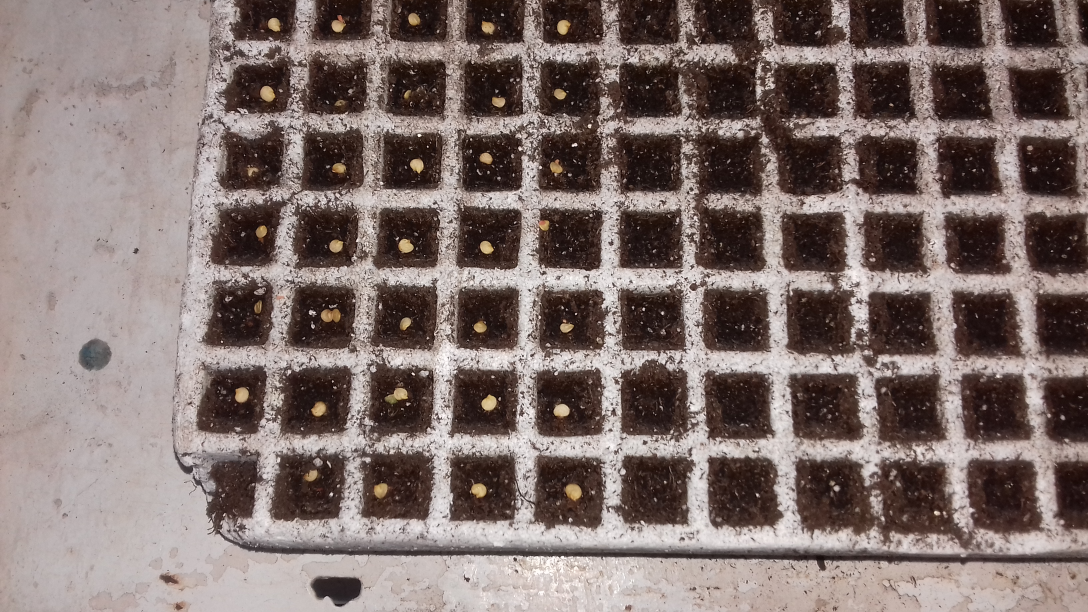
#> input picture seed1.jpg, 3264 x 1836 px (shown at 1/3 size)
$ python otsu.py --image seed1.jpg   (Python 2 division)   (older library calls are emulated)
#> lines starting #> are read from the running program, lines starting #| are printed output that depends on the picture; after the words box and inside, x2 and y2 are one past the last pixel; in counts of white or black regions, pixels touching at a corner belong together
import numpy as np
import argparse
import cv2
# construct the argument parse and parse the arguments
ap = argparse.ArgumentParser()
ap.add_argument("-i", "--image", help = "path to the image")
args = vars(ap.parse_args())

# load the image
image = cv2.imread(args["image"])
#> image is the input picture: shape (1836, 3264, 3); mean B, G, R 108.2, 111.9, 127.2
#image = cv2.imread("seed1.jpg")
image = cv2.resize(image, (0,0), fx=0.3, fy=0.3)
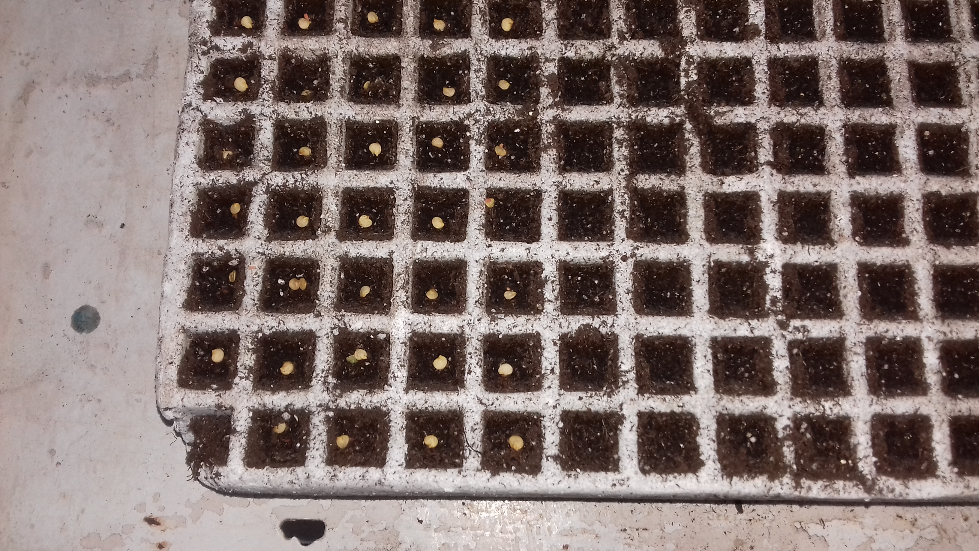
#> image: shape (551, 979, 3); mean B, G, R 108.2, 111.9, 127.2
#image = cv2.cvtColor(image, cv2.COLOR_BGR2GRAY)
hsv = cv2.cvtColor(image, cv2.COLOR_BGR2HSV)
#> hsv: shape (551, 979, 3); mean H, S, V 15.4, 61.4, 127.2

blur = cv2.GaussianBlur(image, (5,5), 0)
seedCnt = 0

low_hsv = np.array([18,59,120])
high_hsv = np.array([180,255,255])
mask = cv2.inRange(hsv, low_hsv, high_hsv)
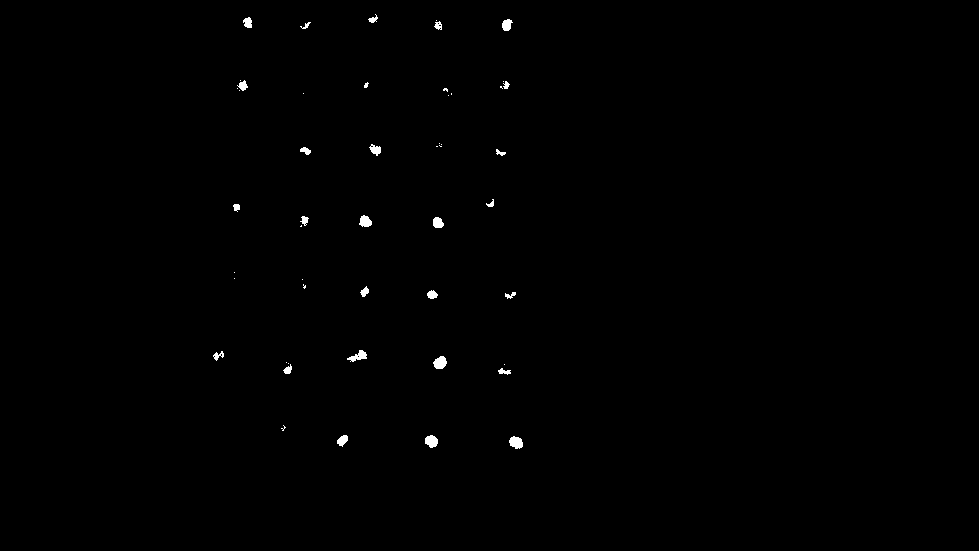
#> mask: shape (551, 979); 0.35% white; 50 white regions (24 under 20 px)
kernel = np.ones((1,1), np.uint8)
mask = cv2.erode(mask, kernel, iterations = 1)
res = cv2.bitwise_and(image, image, mask=mask)
contours, h, d = cv2.findContours(mask, 1,2)
#> h = 58 contours, 33 with area under 20; largest, box (x1, y1, x2, y2) and area: (433, 356, 447, 369) 114, (509, 436, 523, 449) 114, (425, 435, 438, 448) 108, (359, 215, 372, 227) 95, (347, 350, 367, 362) 94; d = 58 rows, first 6: [1, -1, -1, -1], [2, 0, -1, -1], [3, 1, -1, -1], [4, 2, -1, -1], [5, 3, -1, -1], [6, 4, -1, -1]
for cnt in h:
    M = cv2.moments(cnt)
    area = cv2.contourArea(cnt)
    if area > 30:
        cx = int(M['m10']/M['m00'])
        cy = int(M['m01']/M['m00'])
        cv2.circle(image, (cx,cy), 5, (0,55,200))
        cv2.circle(res, (cx,cy), 5, (0,55,200))
        seedCnt += 1
#> this loop made 58 passes
#> (area, cx, cy) on passes 1, 2, 3, 5, 7, 10, 14, 15, 17, 18, 25, 26: (114, 515, 442), (107.5, 431, 440), (70.5, 342, 439), (36, 503, 371), (39.5, 287, 369), (114.5, 439, 362), (39, 217, 355), (94.5, 358, 355), (56.5, 431, 294), (44, 364, 291), (81, 437, 222), (37.5, 304, 219)
#> area on passes 16, 28, 29, 30, 46, 58: 26, 29, 20.5, 23.5, 22.5, 29
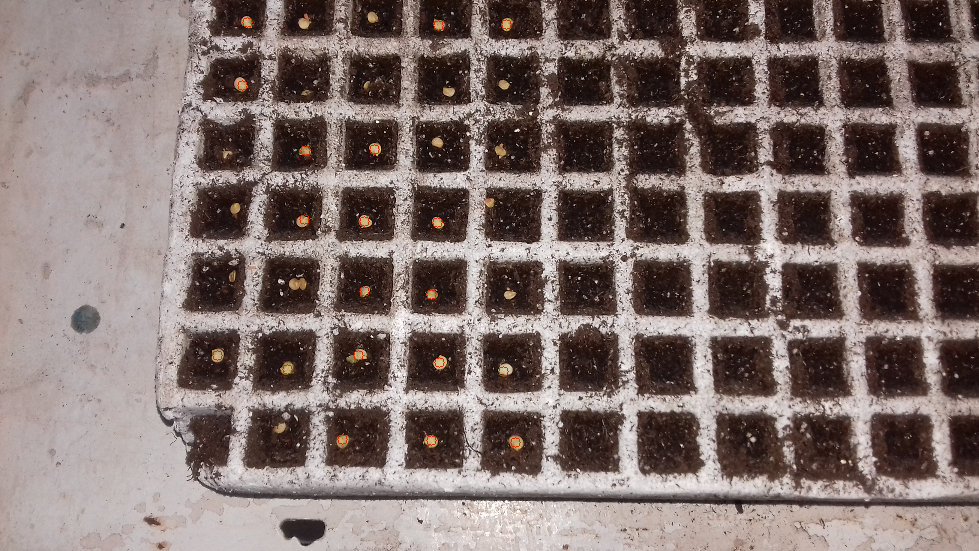
#> image: shape (551, 979, 3); 0.1% of pixels changed, all inside (x1, y1, x2, y2) = (212, 17, 521, 448)
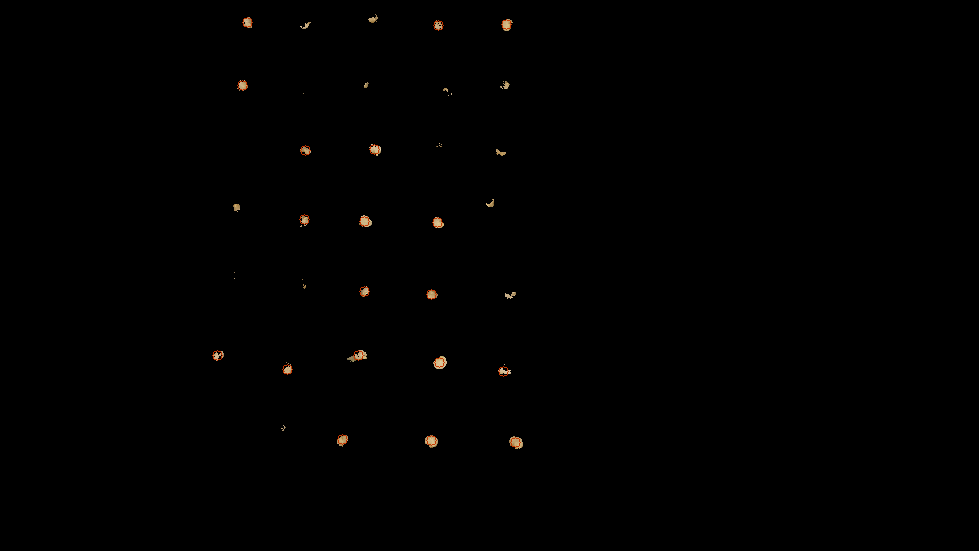
#> res: shape (551, 979, 3); mean B, G, R 0.3, 0.5, 0.8
#> after the loop, seedCnt = 19


cv2.imshow('mask', mask)
cv2.imshow('original', image)
cv2.imshow('res', res)

print seedCnt
#| 19
cv2.waitKey(0)

$ run again, with seed2.jpg copied over seed1.jpg
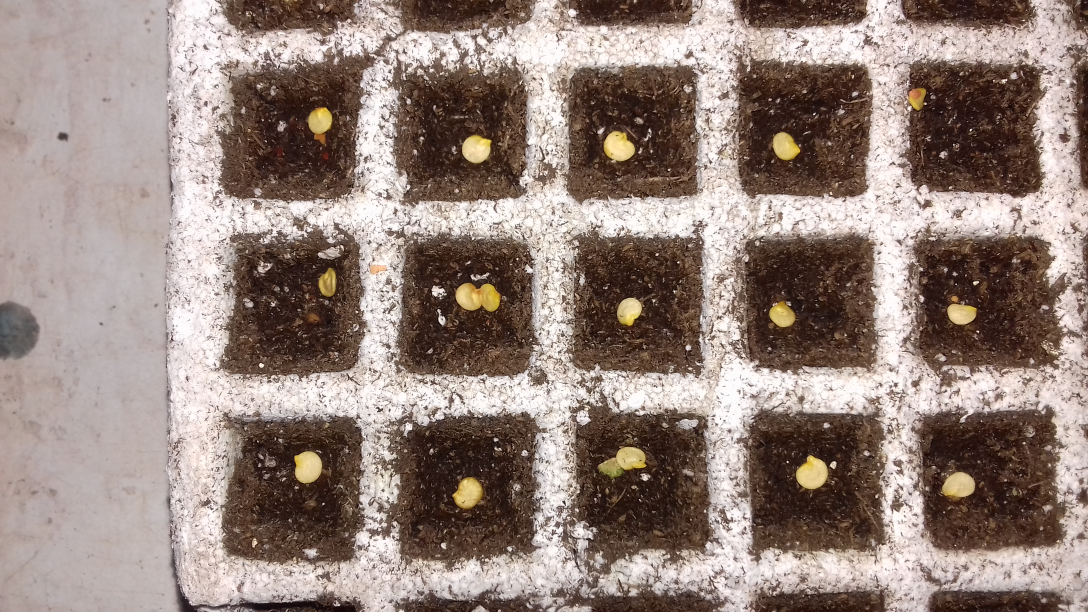
#> input picture seed2.jpg, 3264 x 1836 px (shown at 1/3 size)
#> image is the input picture: shape (1836, 3264, 3); mean B, G, R 123.1, 131, 148.5
#> hsv: shape (551, 979, 3); mean H, S, V 16, 68.5, 148.4
#> `mask = cv2.inRange(hsv, low_hsv, high_hsv)`:
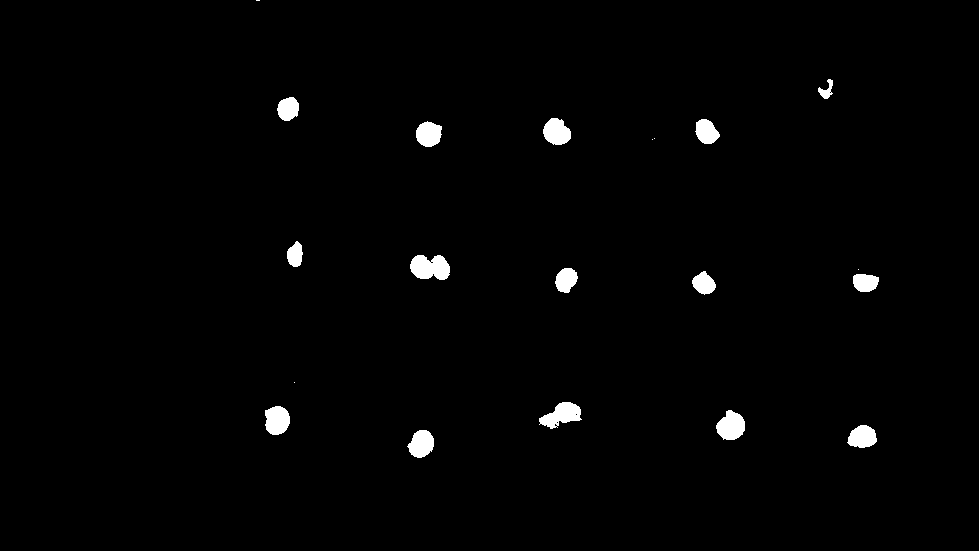
#> mask: shape (551, 979); 1.4% white; 20 white regions (5 under 20 px)
#> h = 25 contours, 10 with area under 20; largest, box (x1, y1, x2, y2) and area: (410, 255, 450, 280) 730, (539, 402, 582, 429) 612, (716, 410, 745, 440) 587, (265, 406, 290, 435) 544, (543, 118, 571, 145) 526; d = 25 rows, first 6: [1, -1, -1, -1], [2, 0, -1, -1], [3, 1, -1, -1], [4, 2, -1, -1], [5, 3, -1, -1], [6, 4, -1, -1]
#> the loop `for cnt in h:` made 25 passes
#> (area, cx, cy) on passes 1, 2, 6, 7, 8, 10, 11, 13: (505.5, 421, 443), (475, 862, 436), (587, 730, 425), (543.5, 276, 419), (612.5, 561, 414), (349.5, 864, 282), (350, 703, 283), (383.5, 565, 279)
#> after the loop `for cnt in h:`:
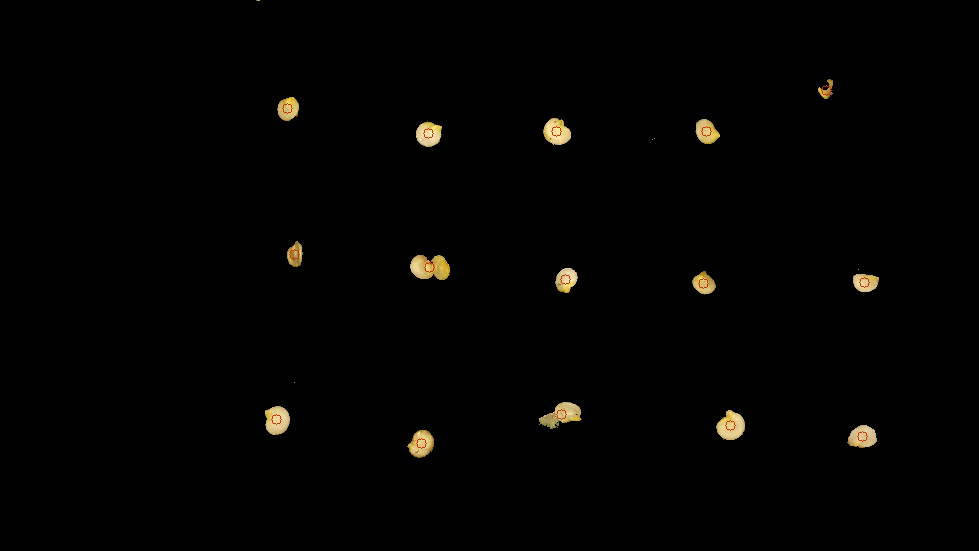
#> res: shape (551, 979, 3); mean B, G, R 1.4, 2.4, 2.8
#> after the loop `for cnt in h:`: seedCnt = 15
#| 15

$ run again, with seed3.jpg copied over seed1.jpg
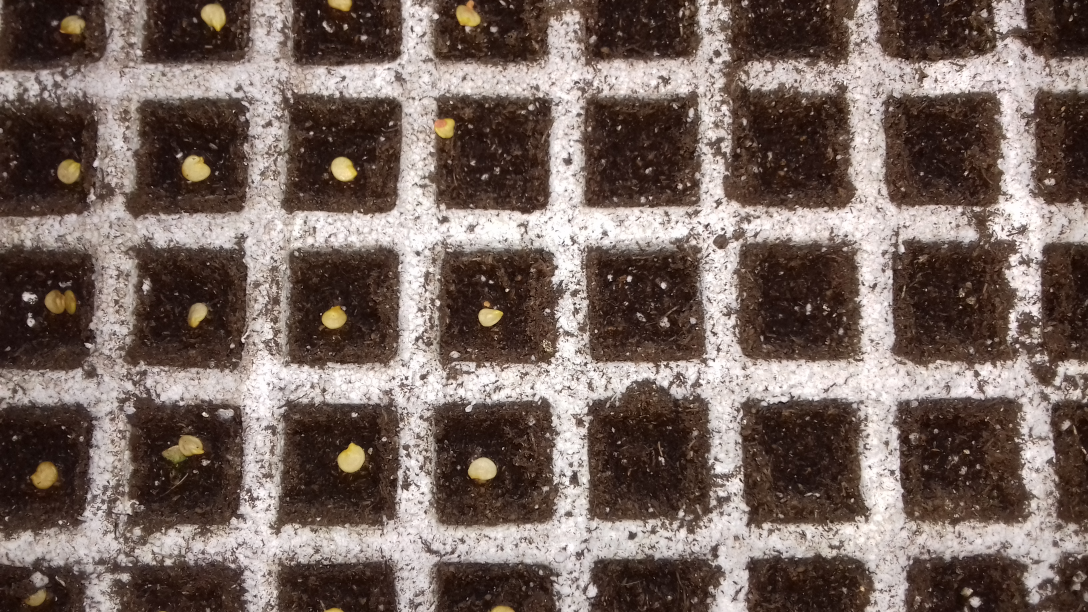
#> input picture seed3.jpg, 3264 x 1836 px (shown at 1/3 size)
#> image is the input picture: shape (1836, 3264, 3); mean B, G, R 94.4, 101.5, 118.1
#> hsv: shape (551, 979, 3); mean H, S, V 10.3, 82.3, 118
#> `mask = cv2.inRange(hsv, low_hsv, high_hsv)`:
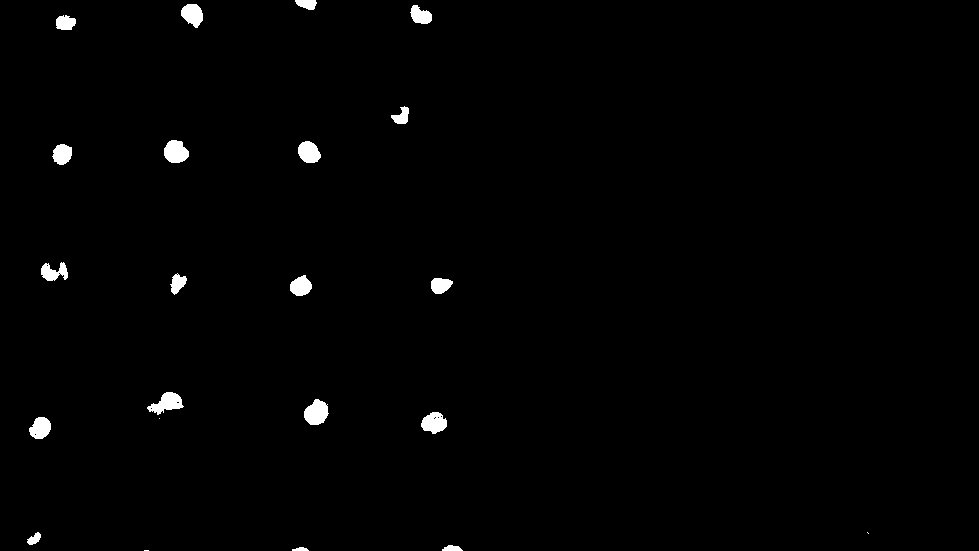
#> mask: shape (551, 979); 1% white; 22 white regions (3 under 20 px)
#> h = 32 contours, 13 with area under 20; largest, box (x1, y1, x2, y2) and area: (304, 399, 329, 425) 430, (164, 140, 189, 163) 406, (147, 392, 184, 415) 404, (421, 412, 447, 434) 374, (298, 141, 321, 163) 350; d = 32 rows, first 6: [1, -1, -1, -1], [2, 0, -1, -1], [3, 1, -1, -1], [4, 2, -1, -1], [5, 3, -1, -1], [6, 4, -1, -1]
#> the loop `for cnt in h:` made 32 passes
#> (area, cx, cy) on passes 2, 3, 5, 11, 13, 16, 17, 18: (31.5, 300, 548), (69, 451, 548), (89, 33, 538), (328.5, 40, 427), (373.5, 433, 422), (429.5, 315, 412), (404, 166, 402), (239.5, 440, 284)
#> after the loop `for cnt in h:`:
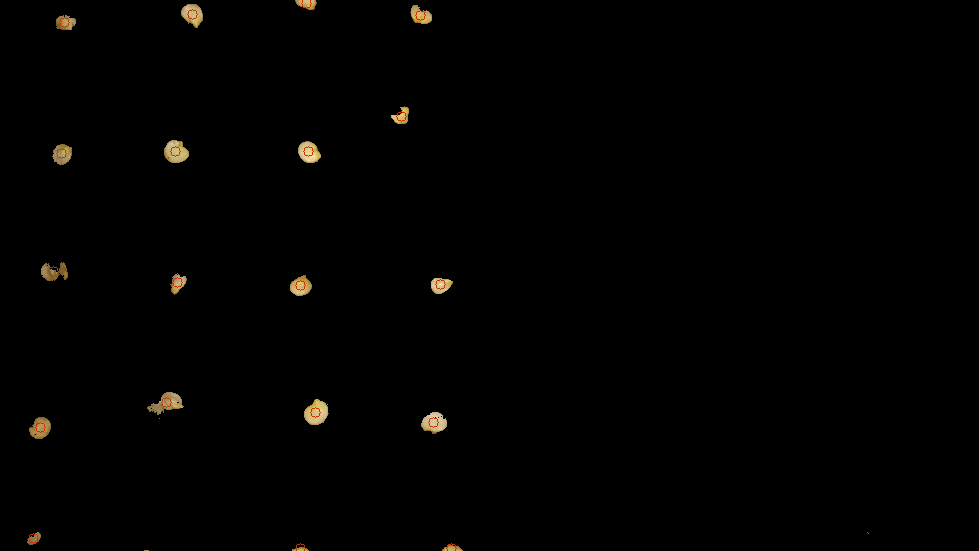
#> res: shape (551, 979, 3); mean B, G, R 0.9, 1.5, 1.9
#> after the loop `for cnt in h:`: seedCnt = 19
#| 19

$ run again, with seed4.jpg copied over seed1.jpg
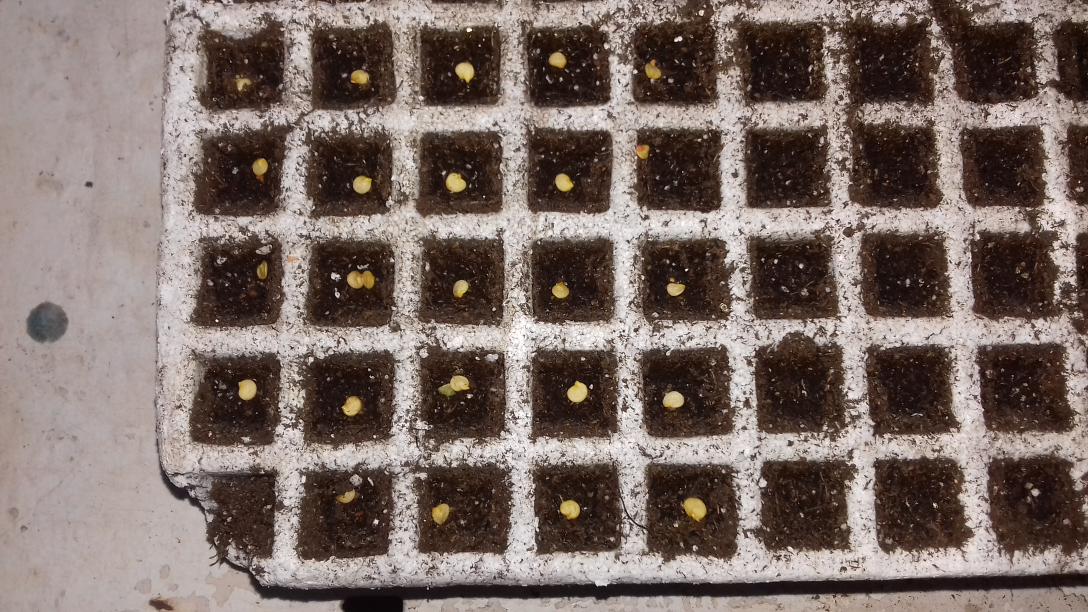
#> input picture seed4.jpg, 3264 x 1836 px (shown at 1/3 size)
#> image is the input picture: shape (1836, 3264, 3); mean B, G, R 101.4, 107.6, 122.6
#> hsv: shape (551, 979, 3); mean H, S, V 13.6, 71.1, 122.6
#> `mask = cv2.inRange(hsv, low_hsv, high_hsv)`:
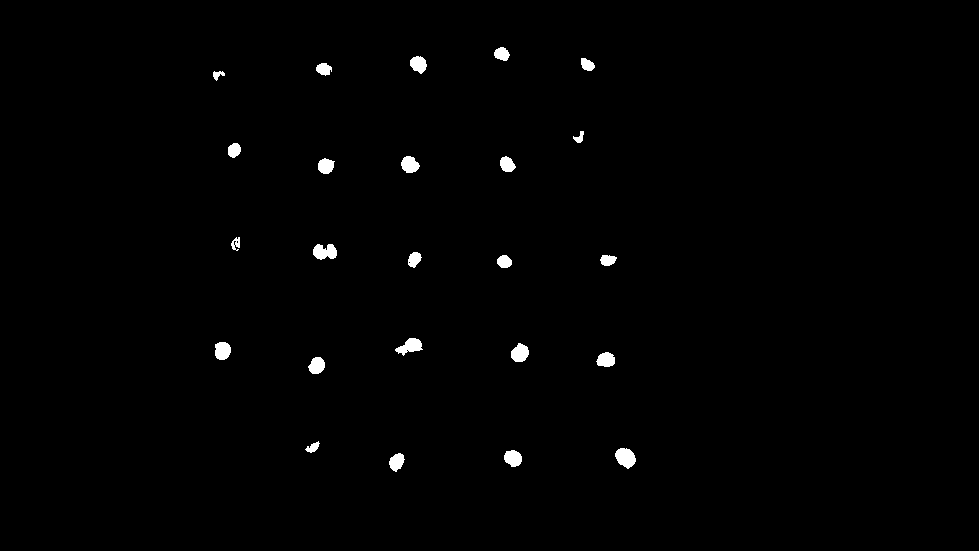
#> mask: shape (551, 979); 0.82% white; 24 white regions
#> h = 28 contours, 4 with area under 20; largest, box (x1, y1, x2, y2) and area: (615, 448, 636, 469) 281, (313, 244, 337, 260) 254, (395, 338, 423, 356) 239, (511, 343, 529, 362) 227, (215, 342, 231, 360) 215; d = 28 rows, first 6: [1, -1, -1, -1], [2, 0, -1, -1], [3, 1, -1, -1], [4, 2, -1, -1], [5, 3, -1, -1], [6, 4, -1, -1]
#> the loop `for cnt in h:` made 28 passes
#> (area, cx, cy) on passes 1, 2, 3, 4, 5, 6, 8, 9: (179, 396, 461), (207.5, 512, 457), (281, 625, 457), (73, 312, 447), (193.5, 316, 365), (193.5, 605, 359), (227, 519, 352), (215, 222, 350)
#> after the loop `for cnt in h:`:
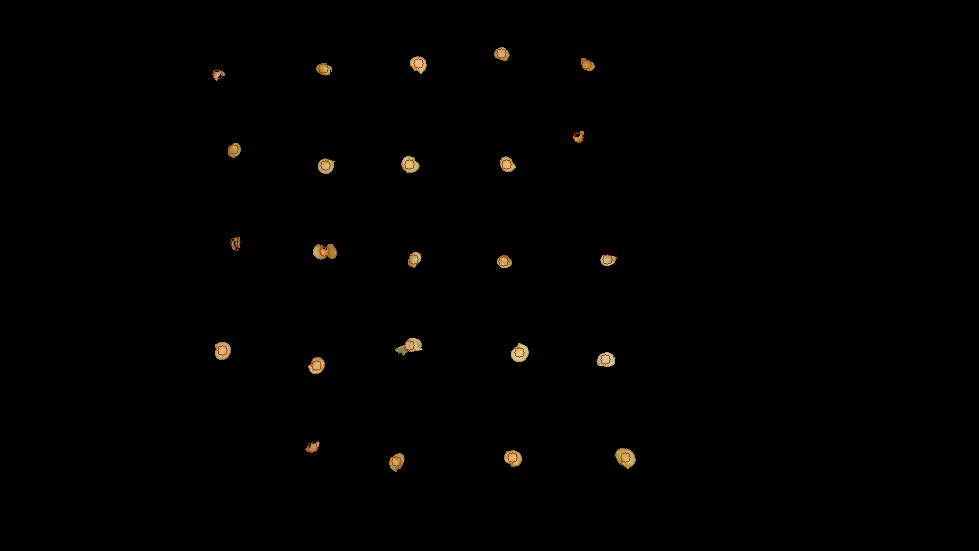
#> res: shape (551, 979, 3); mean B, G, R 0.7, 1.2, 1.5
#> after the loop `for cnt in h:`: seedCnt = 24
#| 24
